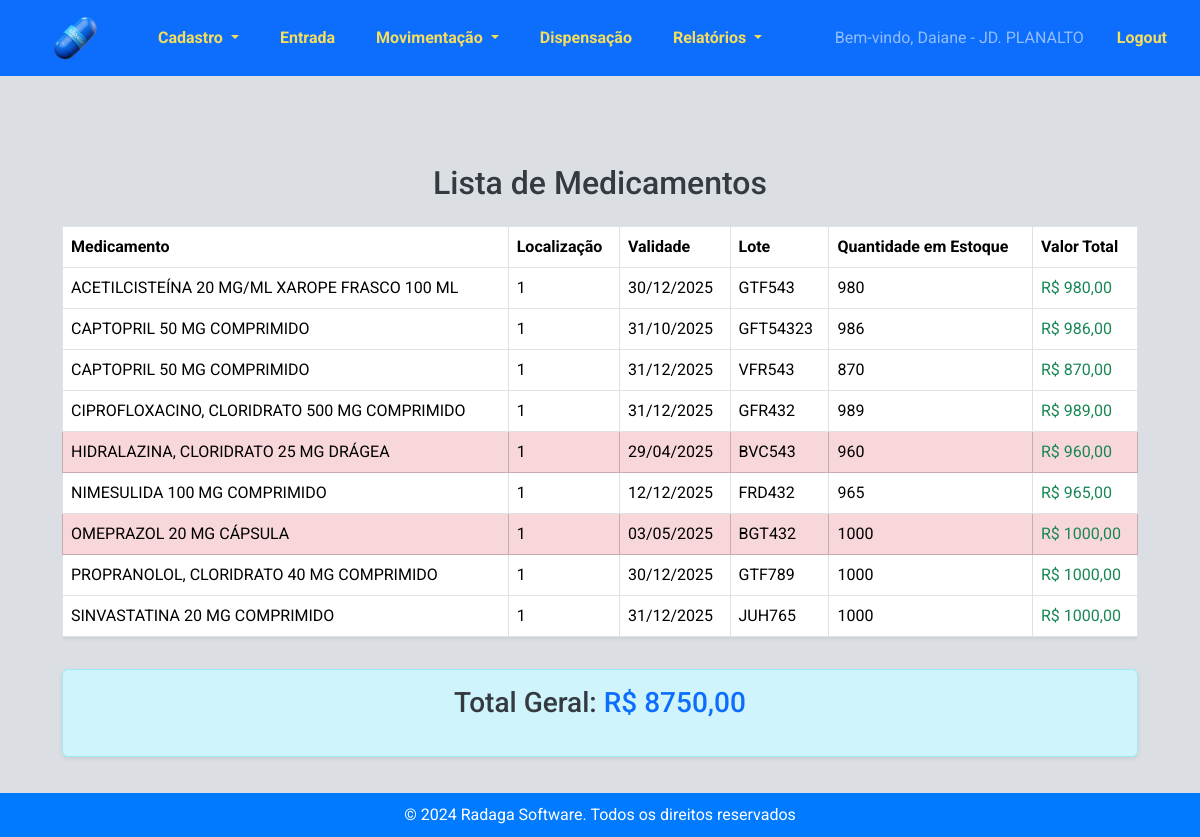
Before: /estoque/lista_medicamentos/ (signed in) with the older database file.
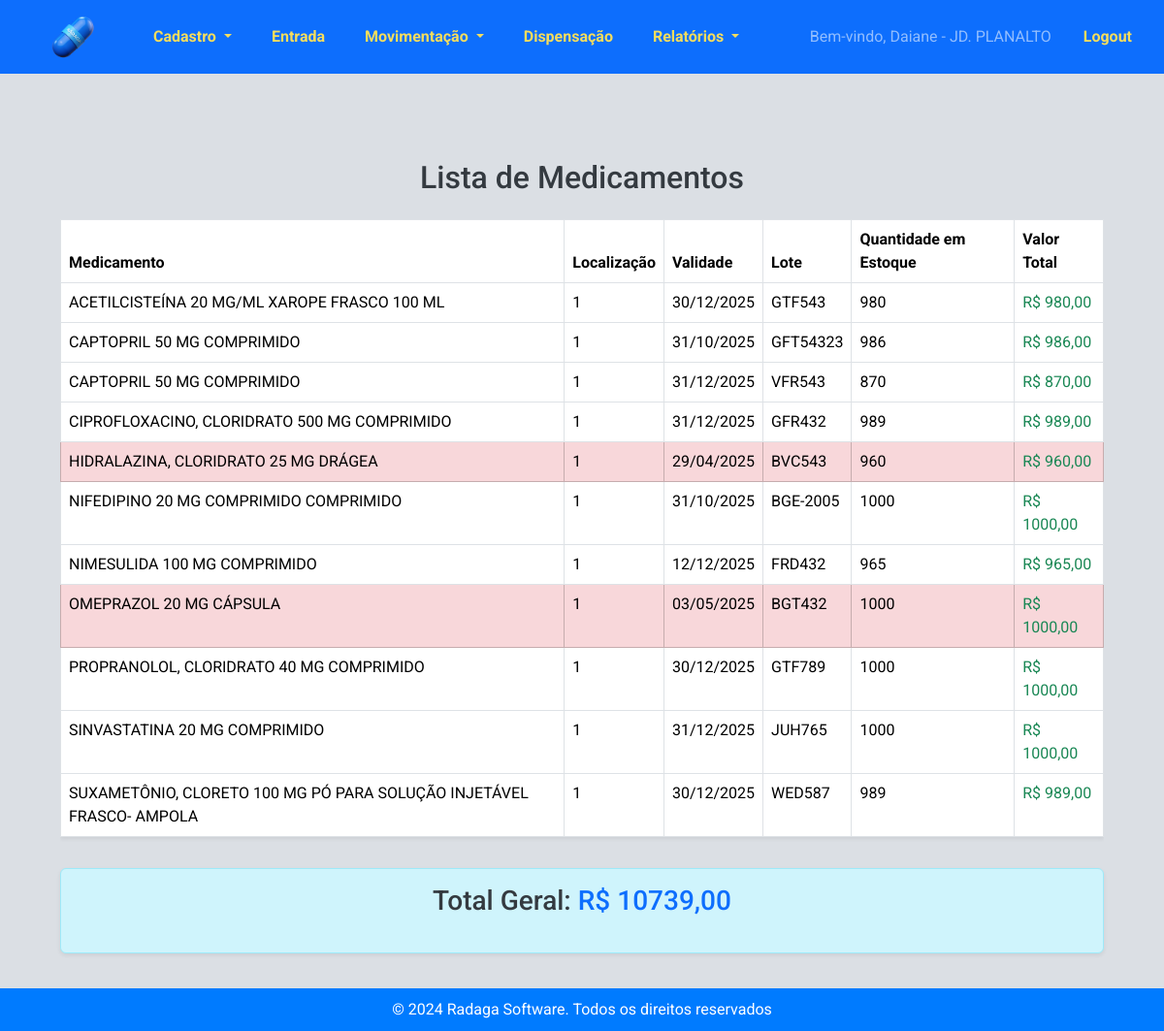
After: the same page with the newer database file.
### estoque/models.py (models this page shows, shortened)
class Profile(models.Model):
    user = models.OneToOneField(User, on_delete=models.CASCADE, default=1)
    estabelecimento = models.ForeignKey('Estabelecimento', on_delete=models.SET_NULL, null=True, blank=True)

class Estabelecimento(models.Model):
    TIPOS_ESTABELECIMENTO = [
        ('Farmacia', 'Farmácia'),
        ('Almoxarifado Central', 'Almoxarifado Central'),
    ]
    nome = models.CharField(max_length=255)
    codigo_cnes = models.CharField(max_length=20)
    farmaceutico_responsavel = models.CharField(max_length=255)
    imagem_logotipo = models.ImageField(upload_to='logotipos/')
    tipo_estabelecimento = models.CharField(max_length=20, choices=TIPOS_ESTABELECIMENTO)

class DetalhesMedicamento(models.Model):
    entrada = models.ForeignKey(EntradaEstoque, on_delete=models.CASCADE, related_name="detalhes")
    estoque = models.ForeignKey(Estoque, on_delete=models.CASCADE)
    medicamento = models.ForeignKey(Medicamento, on_delete=models.CASCADE)
    quantidade = models.PositiveIntegerField(default=0)
    validade = models.DateField(blank=True, null=True)
    lote = models.CharField(max_length=50, blank=True, null=True)
    valor = models.DecimalField(max_digits=10, decimal_places=2, blank=True, null=True, verbose_name="Valor Unitário")
    localizacao = models.ForeignKey(Localizacao, on_delete=models.SET_NULL, null=True, blank=True,verbose_name=u"Localização")
    fabricante = models.ForeignKey(Fabricante, on_delete=models.SET_NULL, null=True, blank=True)
    estabelecimento = models.ForeignKey('Estabelecimento', on_delete=models.CASCADE)

### estoque/views.py (the view)
# urls.py: path("lista_medicamentos/", views.lista_medicamentos, name="lista_medicamentos"),
@login_required
def lista_medicamentos(request):
    now = timezone.now()
    now_plus_3_months = (now + timedelta(days=90)).date()
    estabelecimento = request.user.profile.estabelecimento
    detalhes_medicamentos = list(
        DetalhesMedicamento.objects.filter(
            estoque__estabelecimento=estabelecimento,  # Filtra apenas do estoque do estabelecimento
            quantidade__gt=0  # Garante que só pegue itens com estoque disponível
        )
        .values(
            "medicamento__id",
            "medicamento__nome",
            "localizacao",
            "validade",
            "lote",
            "fabricante",
        )
        .annotate(
            quantidade_em_estoque=Sum("quantidade"),  # Mantém a separação por lote e estoque atualizado
            total_valor=Sum(F("quantidade") * F("valor")),  # Calcula o valor atualizado
        )
        .order_by("medicamento__nome", "validade", "lote")  # Ordenação correta
    )
    for item in detalhes_medicamentos:
        validade = item.get("validade")
        item["vencimento_proximo"] = validade and validade <= now_plus_3_months
    detalhes_medicamentos = [
        item for item in detalhes_medicamentos if item["quantidade_em_estoque"] > 0
    ]
    total_valor_geral = sum(item["total_valor"] or 0 for item in detalhes_medicamentos)
    return render(
        request,
        "estoque/lista_medicamentos.html",
        {
            "detalhes_medicamentos": detalhes_medicamentos,
            "total_valor_geral": total_valor_geral,
        },
    )

### estoque/templates/estoque/lista_medicamentos.html
{% extends 'estoque/base.html' %}
{% block content %}
<div class="container mt-4">
    <h2 class="text-center mb-4">Lista de Medicamentos</h2>
    <div class="table-responsive">
        <table class="table table-hover table-bordered shadow-sm">
            <thead class="thead-dark">
                <tr>
                    <th>Medicamento</th>
                    <th>Localização</th>
                    <th>Validade</th>
                    <th>Lote</th>
                    <th>Quantidade em Estoque</th>
                    <th>Valor Total</th>
                </tr>
            </thead>
            <tbody>
                {% for medicamento in detalhes_medicamentos %}
                <tr {% if medicamento.vencimento_proximo %} class="table-danger font-weight-bold" {% endif %}>
                    <td>{{ medicamento.medicamento__nome }}</td>
                    <td>{{ medicamento.localizacao }}</td>
                    <td>{{ medicamento.validade|date:"d/m/Y" }}</td>
                    <td>{{ medicamento.lote }}</td>
                    <td>{{ medicamento.quantidade_em_estoque }}</td>
                    <td class="text-success font-weight-bold">R$ {{ medicamento.total_valor|floatformat:2 }}</td>
                </tr>
                {% empty %}
                <tr>
                    <td colspan="7" class="text-center text-muted">Nenhum medicamento disponível.</td>
                </tr>
                {% endfor %}
            </tbody>
        </table>
    </div>
    <div class="alert alert-info text-center mt-3 shadow-sm">
        <h3>Total Geral: <span class="text-primary">R$ {{ total_valor_geral|floatformat:2 }}</span></h3>
    </div>
</div>
{% endblock %}

### estoque/templates/estoque/base.html (shortened to what this page needs)
<!DOCTYPE html>
<html>
<head>
    {% load static %}
    <link rel="stylesheet"
    href="https://cdnjs.cloudflare.com/ajax/libs/bootstrap-datepicker/1.9.0/css/bootstrap-datepicker.min.css">
<link href="https://cdn.jsdelivr.net/npm/bootstrap@5.3.3/dist/css/bootstrap.min.css" rel="stylesheet">
<link rel="stylesheet" href="{% static 'estoque/css/styles.css' %}">
<link href="https://cdn.jsdelivr.net/npm/select2@4.1.0-rc.0/dist/css/select2.min.css" rel="stylesheet" />
<link href="https://cdnjs.cloudflare.com/ajax/libs/bootstrap-icons/1.10.0/font/bootstrap-icons.min.css" rel="stylesheet">
</head>
<body>
    <nav class="navbar navbar-expand-lg navbar-dark bg-primary">
        <a href="{% url 'nova_dispensacao' %}">
            <img src="{% static 'estoque/pill.png' %}" alt="UML" style="margin: 5px 50px;height: 50px;" />
        </a>
        <div class="collapse navbar-collapse" id="navbarNav">
            <ul class="navbar-nav">
                <li class="nav-item dropdown">
                    <a class="nav-link dropdown-toggle" href="#" role="button" id="cadastroDropdown" role="button"
                        data-bs-toggle="dropdown" aria-haspopup="true" aria-expanded="false">
                        Cadastro
                    </a>
                </li>
                <li class="nav-item">
                    <a class="nav-link" href="{% url 'entrada_estoque' %}">Entrada</a>
                </li>
                <li class="nav-item dropdown">
                    <a class="nav-link dropdown-toggle" href="#" id="saidasDropdown" role="button"
                        data-bs-toggle="dropdown" aria-haspopup="true" aria-expanded="false">
                        Movimentação
                    </a>
                </li>
                <li class="nav-item">
                    <a class="nav-link" href="{% url 'nova_dispensacao' %}">Dispensação</a>
                </li>
                <li class="nav-item dropdown">
                    <a class="nav-link dropdown-toggle" href="#" id="relatoriosDropdown" role="button"
                        data-bs-toggle="dropdown" aria-haspopup="true" aria-expanded="false">
                        Relatórios
                    </a>
                </li>
            </ul>
            <ul class="navbar-nav ms-auto">
                {% if user.is_authenticated %}
                <li class="nav-item">
                    <span class="navbar-text">Bem-vindo, {{ user.username }} -
                        {% if user.profile.estabelecimento %}
                            {{ user.profile.estabelecimento.nome }}
                        {% endif %}
                    </span>
                </li>
                <li class="nav-item">
                    <a class="nav-link" href="#"
                        onclick="event.preventDefault(); document.getElementById('logout-form').submit();">
                        Logout
                    </a>
                </li>
                {% else %}
                <li class="nav-item">
                    <a class="nav-link" href="{% url 'login' %}">
                        <i class="bi bi-box-arrow-in-right"></i> Login
                    </a>
                </li>
                {% endif %}
            </ul>
        </div>
    </nav>
    <br>
    <div class="container content">
        {% block content %}{% endblock %}
    </div>
    <footer>
        &copy; 2024 Radaga Software. Todos os direitos reservados
    </footer>
</body>
</html>

### estoque/static/estoque/css/styles.css (style rules this page uses)
html, body { height: 100%; margin: 0; padding: 0; font-family: 'Roboto', sans-serif; background-color: #dbdfe4; color: #343a40; display: flex; flex-direction: column; }
.navbar { background-color: #007bff; margin-bottom: 0; align-items: center; }
.navbar .navbar-brand, .navbar .nav-link { color: #F5DD5D !important; font-weight: bold; font-family: 'Roboto', sans-serif; }
.navbar .navbar-nav .nav-item { margin-right: 25px; }
.navbar-collapse { justify-content: center; }
.navbar img { vertical-align: middle; }
.navbar-text { line-height: 40px; margin-left: 10px; }
.navbar .navbar-nav.ms-auto { margin-left: auto; }
.content { flex: 1; padding: 20px; }
footer { background-color: #007bff; color: #ffffff; padding: 10px 0; text-align: center; width: 100%; margin-top: auto; }
.container { margin-top: 20px; }
h1, h2, h3, h4, h5, h6 { font-family: 'Roboto', sans-serif; color: #343a40; margin-bottom: 20px; }
h2 { font-size: 2rem; }
h3 { font-size: 1.75rem; }

Changed rows visible on the page:
added DetalhesMedicamento: medicamento__nome "NIFEDIPINO 20 MG COMPRIMIDO COMPRIMIDO", localizacao "1", validade "31/10/2025", lote "BGE-2005", quantidade_em_estoque "1000", total_valor "1000,00"
added DetalhesMedicamento: medicamento__nome "SUXAMETÔNIO, CLORETO 100 MG PÓ PARA SOLUÇÃO INJETÁVEL FRASCO- AMPOLA", localizacao "1", validade "30/12/2025", lote "WED587", quantidade_em_estoque "989", total_valor "989,00"
Other visible differences:
{{ total_valor_geral|floatformat:2 }}: "8750,00" → "10739,00"
